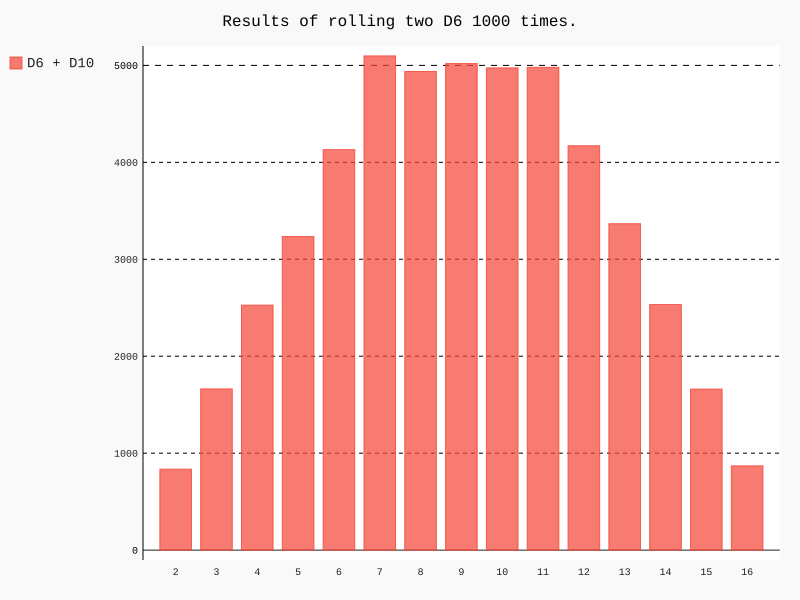

Source code (Python):
from die import Die
import pygal

# Create a D6 and a D10.
die_1 = Die()
die_2 = Die(10)

# Make some rolls and store results in a list.
results = []
for roll_num in range(50000):
    result = die_1.roll() + die_2.roll()
    results.append(result)

# Analyze the results.
frequencies = []
max_result = die_1.num_sides + die_2.num_sides

for value in range(2, max_result+1):
    frequency = results.count(value)
    frequencies.append(frequency)

# Visualize the results.
hist = pygal.Bar()

hist.title = "Results of rolling two D6 1000 times."
hist.x_labels = ['2', '3', '4', '5', '6', '7', '8', '9', '10', '11', '12', '13', '14', '15', '16']
hist._x_title = "Result"
hist._y_title = "Frequency of Result"

hist.add('D6 + D10', frequencies)
hist.render_to_file('die_visual.svg')
